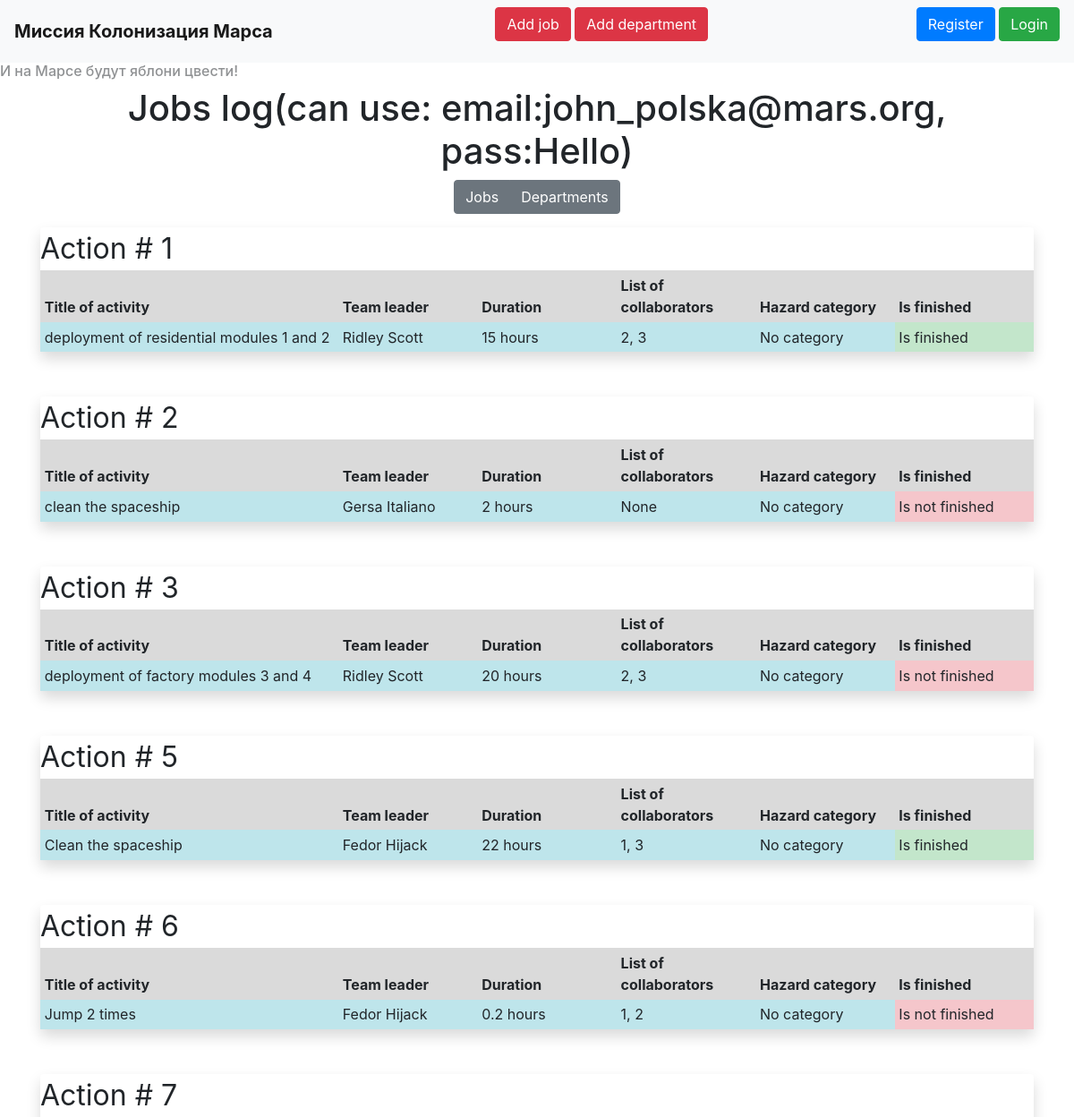
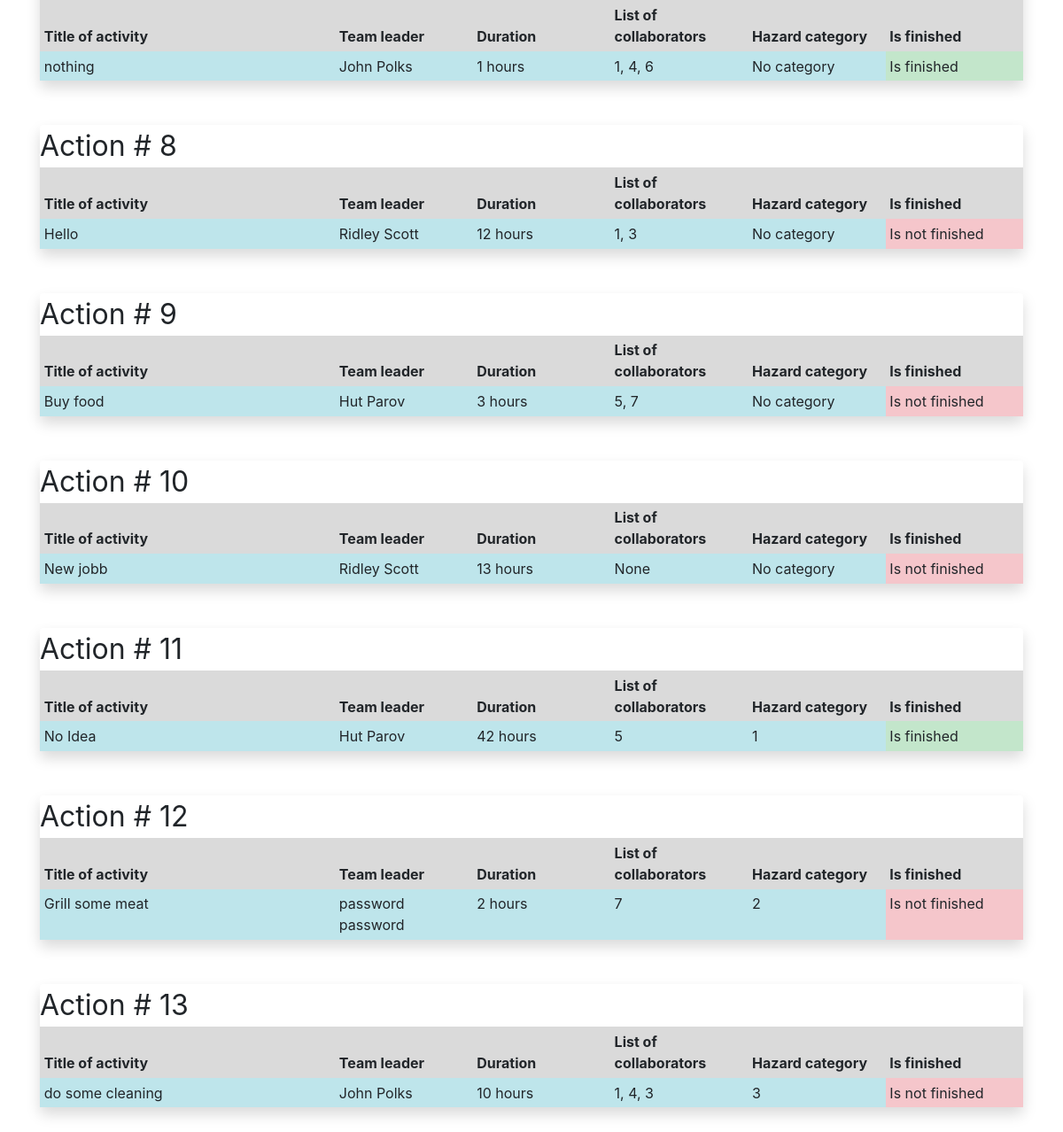
The page /base on the database its author committed (2 pictures, top to bottom).
### __all_models.py (models this page shows, shortened)
class Jobs(SqlAlchemyBase, SerializerMixin):
    __tablename__ = 'jobs'
    id = sqlalchemy.Column(sqlalchemy.Integer, primary_key=True, autoincrement=True)
    team_leader = sqlalchemy.Column(sqlalchemy.Integer, sqlalchemy.ForeignKey('users.id'))
    job = sqlalchemy.Column(sqlalchemy.String)
    work_size = sqlalchemy.Column(sqlalchemy.Integer)
    collaborators = sqlalchemy.Column(sqlalchemy.String)
    start_date = sqlalchemy.Column(sqlalchemy.DateTime, default=datetime.datetime.now())
    end_date = sqlalchemy.Column(sqlalchemy.DateTime)
    is_finished = sqlalchemy.Column(sqlalchemy.Boolean)
    creator_id = sqlalchemy.Column(sqlalchemy.Integer)
    users = orm.relation('User')
    tm_leader = orm.relationship('User', foreign_keys='Jobs.team_leader')
    categories = orm.relation('Category', secondary='association', backref='jobs')

class User(SqlAlchemyBase, UserMixin, SerializerMixin):
    __tablename__ = 'users'
    id = sqlalchemy.Column(sqlalchemy.Integer, primary_key=True, autoincrement=True)
    surname = sqlalchemy.Column(sqlalchemy.String)
    name = sqlalchemy.Column(sqlalchemy.String)
    age = sqlalchemy.Column(sqlalchemy.Integer)
    position = sqlalchemy.Column(sqlalchemy.String)
    speciality = sqlalchemy.Column(sqlalchemy.String)
    from_city = sqlalchemy.Column(sqlalchemy.String)
    address = sqlalchemy.Column(sqlalchemy.String)
    email = sqlalchemy.Column(sqlalchemy.String, unique=True)
    hashed_password = sqlalchemy.Column(sqlalchemy.String)
    modified_date = sqlalchemy.Column(sqlalchemy.DateTime)
    username = sqlalchemy.Column(sqlalchemy.String, unique=True)

class Category(SqlAlchemyBase):
    __tablename__ = 'category'
    id = sqlalchemy.Column(sqlalchemy.Integer, primary_key=True, autoincrement=True)
    cat_id = sqlalchemy.Column(sqlalchemy.Integer, unique=True)

### main.py (the view)
@app.route('/base')
def base():
    sesion = db_session.create_session()
    if request.args.get('type', 'job') == 'dep':
        print()
        deprts = {'deps': []}
        for dep in sesion.query(Departments):
            dep_json = {'dep': {}}
            dep_json['dep']['user'] = dep.chief_m
            dep_json['dep']['dep'] = dep
            if current_user.is_authenticated and current_user.id == dep.chief_m.id:
                dep_json['dep']['btns'] = True
            deprts['deps'].append(dep_json)
        return render_template('jobs.html', type='dep', deprts=deprts, ad_tit='Departments')
    else:
        jobs = {'jobs': []}
        for job in sesion.query(Jobs):
            job_json = {'job': {}}
            job_json['job']['user'] = job.tm_leader
            job_json['job']['job'] = job
            if current_user.is_authenticated and (
                    current_user.id == job.tm_leader.id or current_user.id == job.creator_id):
                job_json['job']['btns'] = True
            jobs['jobs'].append(job_json)
        return render_template('jobs.html', jobs=jobs, type='job', ad_tit='Jobs')

### db_session.py (called while the page is built)
def create_session() -> Session:
    global __factory
    return __factory()

### templates/jobs.html (shortened to what this page needs)
{% extends "base.html" %}
{% block content %}
<div align="center" style="padding-bottom: 15px;" >
    <h1>{{ad_tit}} log(can use: email:john_polska@mars.org, pass:Hello)</h1>
    <div class="btn-group" role="group" aria-label="Basic example">
        <a href="/joblist" class="btn btn-secondary">Jobs</a>
        <a href="/deplist" class="btn btn-secondary">Departments</a>
    </div>
</div>
{% if type=='job' %}
{% for job in jobs['jobs'] %}
    <div class="col-md6 shadow rounded">
        <font size="6">Action # {{job['job']['job'].id}}</font>
        <table class="table table-sm table-borderless">
            <thead>
                <tr class="table-active">
                    <th scope="col" width="30%">Title of activity</th>
                    <th scope="col">Team leader</th>
                    <th scope="col">Duration</th>
                    <th scope="col">List of collaborators</th>
                    <th scope="col">Hazard category</th>
                    <th scope="col">Is finished</th>
                </tr>
            </thead>
            <tbody>
                <tr>
                    <td class="table-info">{{job['job']['job'].job}}</td>
                    <td class="table-info">{{job['job']['user'].name}} {{job['job']['user'].surname}}</td>
                    <td class="table-info">{{job['job']['job'].work_size}} hours</td>
                    <td class="table-info">{{job['job']['job'].collaborators}}</td>
                    {% if job['job']['job'].categories|length%}
                    <td class="table-info">{{job['job']['job'].categories[0].cat_id}}</td>
                    {% else %}
                    <td class="table-info">No category</td>
                    {% endif %}
                    {% if job['job']['job'].is_finished == False %}
                    <td class="table-danger">Is not finished</td>
                    {% else %}
                    <td class="table-success">Is finished</td>
                    {% endif %}
                </tr>
            </tbody>
        </table>
    </div>
{% endfor %}
{% endif %}
{% endblock %}

### templates/base.html (shortened to what this page needs)
<!doctype html>
<html lang="en">
<head>
    <link rel="stylesheet"
          href="https://stackpath.bootstrapcdn.com/bootstrap/4.4.1/css/bootstrap.min.css"
>
    <link rel="stylesheet" href="{{ url_for('static', filename='css/style.css') }}">
</head>
<body>
<header>
    <nav class="navbar navbar-light bg-light">
        <a class="navbar-brand" href="/"><b>Миссия Колонизация Марса</b></a>
        {% if request.path != '/addjob'%}
        <p>
        <a class="btn btn-danger" href="/addjob">Add job</a>
        <a class="btn btn-danger" href="/adddepartment">Add department</a>
        </p>
        {% endif %}
        {% if current_user.is_authenticated %}
            <a class="navbar-brand" href="/logout">{{ current_user.name }} {{ current_user.surname }}</a>
        {% else %}
            <p>
            <a class="btn btn-primary " href="/register">Register</a>
            <a class="btn btn-success" href="/login">Login</a>
            </p>
        {% endif %}
    </nav>
</header>
 <h6 style="opacity: 0.5">И на Марсе будут яблони цвести!</h6>
<main role="main" class="container">
    {% block content %}{% endblock %}
</main>
</body>
</html>

### static/css/style.css (style rules this page uses)
.table { text-align:left; table-layout: fixed; margin-bottom: 50px; }

### rows shown on the page
Jobs: job.job.id "1", job.job.job "deployment of residential modules 1 and 2", job.job.work_size "15", job.job.collaborators "2, 3"
User: job.user.name "Ridley" "Ridley" "Ridley" "Ridley", job.user.surname "Scott" "Scott" "Scott" "Scott"
Jobs: job.job.id "2", job.job.job "clean the spaceship", job.job.work_size "2", job.job.collaborators "None"
User: job.user.name "Gersa", job.user.surname "Italiano"
Jobs: job.job.id "3", job.job.job "deployment of factory modules 3 and 4", job.job.work_size "20", job.job.collaborators "2, 3"
Jobs: job.job.id "5", job.job.job "Clean the spaceship", job.job.work_size "22", job.job.collaborators "1, 3"
User: job.user.name "Fedor" "Fedor", job.user.surname "Hijack" "Hijack"
Jobs: job.job.id "6", job.job.job "Jump 2 times", job.job.work_size "0.2", job.job.collaborators "1, 2"
Jobs: job.job.id "7", job.job.job "nothing", job.job.work_size "1", job.job.collaborators "1, 4, 6"
User: job.user.name "John" "John", job.user.surname "Polks" "Polks"
Jobs: job.job.id "8", job.job.job "Hello", job.job.work_size "12", job.job.collaborators "1, 3"
Jobs: job.job.id "9", job.job.job "Buy food", job.job.work_size "3", job.job.collaborators "5, 7"
User: job.user.name "Hut" "Hut", job.user.surname "Parov" "Parov"
Jobs: job.job.id "10", job.job.job "New jobb", job.job.work_size "13", job.job.collaborators "None"
Jobs: job.job.id "11", job.job.job "No Idea", job.job.work_size "42", job.job.collaborators "5"
Category: job.job "1"
Jobs: job.job.id "12", job.job.job "Grill some meat", job.job.work_size "2", job.job.collaborators "7"
User: job.user.name "password", job.user.surname "password"
Category: job.job "2"
Jobs: job.job.id "13", job.job.job "do some cleaning", job.job.work_size "10", job.job.collaborators "1, 4, 3"
Category: job.job "3"

### other values the page prints
{{ ad_tit }} "Jobs"
